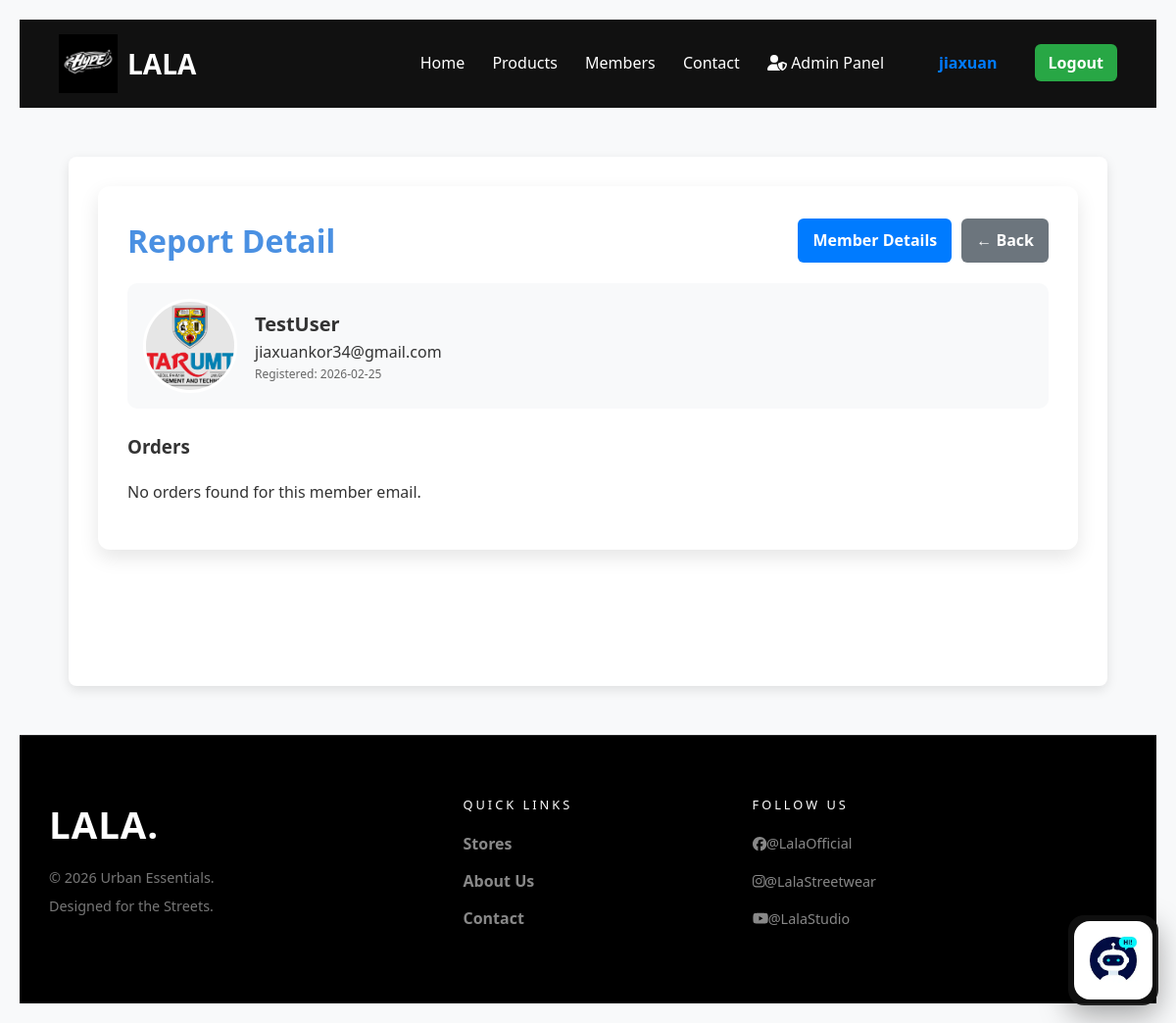
The page /public/member/report_detail.php?id=1 (signed in) on the database its author committed.
### tables this page shows
CREATE TABLE `users` (
  `id` int(11) NOT NULL,
  `username` varchar(50) NOT NULL,
  `email` varchar(100) NOT NULL,
  `phone_num` varchar(15) NOT NULL,
  `password` varchar(255) NOT NULL,
  `role` enum('user','admin') NOT NULL DEFAULT 'user',
  `profile_image` varchar(255) NOT NULL DEFAULT '/assets/image/logo/default.png',
  `created_at` timestamp NOT NULL DEFAULT current_timestamp(),
  `reset_token` varchar(255) DEFAULT NULL,
  `reset_expiry` datetime DEFAULT NULL,
  `updated_at` timestamp NULL DEFAULT current_timestamp() ON UPDATE current_timestamp()
);

### public/member/report_detail.php (the view, shortened to what this page needs)
<?php
require_once '../../config/db.php';
$id = filter_input(INPUT_GET, 'id', FILTER_VALIDATE_INT);
$mStmt = $_db->prepare("SELECT id, username, email, phone_num, role, profile_image, created_at FROM users WHERE id = ? LIMIT 1");
$mStmt->execute([$id]);
$member = $mStmt->fetch(PDO::FETCH_ASSOC);
$email = $member['email'] ?? '';
$orders = [];
$ordersError = '';
$orderDateCandidates = ['order_date', 'created_at'];
foreach ($orderDateCandidates as $orderDateCol) {
    try {
        $oStmt = $_db->prepare("SELECT * FROM orders WHERE email = ? ORDER BY {$orderDateCol} DESC");
        $oStmt->execute([$email]);
        $orders = $oStmt->fetchAll(PDO::FETCH_ASSOC);
        break;
    } catch (Throwable $e) {
        $ordersError = $e->getMessage();
    }
}
$appRoot = '';
$photo_src = trim((string)($member['profile_image'] ?? ''));
$photo_src = str_replace('\\', '/', $photo_src);
if ($photo_src === '') {
    $photo_src = $appRoot . "/assets/image/logo/default.png";
} else {
    $photo_src = $appRoot . '/' . ltrim($photo_src, '/');
}
$reg_date = isset($member['created_at']) ? date('Y-m-d', strtotime($member['created_at'])) : "N/A";
?>
<!DOCTYPE html>
<html lang="en">
<head>
    <link rel="stylesheet" href="member.css">
</head>
<body>
<?php include '../header.php'; ?>
<div class="container" style="margin-top: 50px; margin-bottom: 50px; min-height: 60vh; max-width: 1000px;">
    <div style="background: white; padding: 30px; border-radius: 12px; box-shadow: 0 8px 20px rgba(0,0,0,0.1);">
        <div style="display:flex; justify-content:space-between; align-items:center; gap:10px; flex-wrap:wrap;">
            <h2 style="margin:0;">Report Detail</h2>
            <div style="display:flex; gap:10px; flex-wrap:wrap;">
                <a href="detail.php?id=<?php echo (int)$member['id']; ?>" style="padding: 10px 15px; background: #007bff; color: white; text-decoration: none; border-radius: 6px; font-weight: bold;">Member Details</a>
                <a href="report.php" style="padding: 10px 15px; background: #6c757d; color: white; text-decoration: none; border-radius: 6px; font-weight: bold;">← Back</a>
            </div>
        </div>
        <div style="display:flex; gap:18px; align-items:center; margin-top: 18px; background:#f8f9fa; padding: 16px; border-radius: 10px;">
            <img src="<?php echo $photo_src; ?>" width="90" height="90" style="border-radius:50%; object-fit:cover; border: 3px solid #fff;">
            <div>
                <div style="font-size: 20px; font-weight: 800;"><?php echo htmlspecialchars($member['username'] ?? ''); ?></div>
                <div style="color:#333;"><?php echo htmlspecialchars($member['email'] ?? ''); ?></div>
                <div style="color:#666; font-size: 12px;">Registered: <?php echo htmlspecialchars($reg_date); ?></div>
            </div>
        </div>
        <h3 style="margin-top: 24px;">Orders</h3>
        <?php if ($ordersError !== '' && empty($orders)): ?>
            <p>Orders table is not ready in the current database.</p>
        <?php elseif (empty($orders)): ?>
            <p>No orders found for this member email.</p>
        <?php endif; ?>
    </div>
</div>
<?php include '../footer.php'; ?>
</body>
</html>

### public/member/member.css (style rules this page uses)
:root { --primary-color: #4a90e2; --secondary-color: #f3f4f6; --text-color: #333; --border-color: #ddd; --success-color: #28a745; --danger-color: #dc3545; }
body { font-family: 'Segoe UI', Tahoma, Geneva, Verdana, sans-serif; background-color: #f8f9fa; color: var(--text-color); line-height: 1.6; margin: 0; padding: 20px; }
.container { max-width: 800px; margin: 0 auto; background-color: #fff; padding: 30px; border-radius: 8px; box-shadow: 0 4px 12px rgba(0, 0, 0, 0.1); }
h2 { color: var(--primary-color); text-align: center; margin-bottom: 30px; font-size: 2rem; }
a { color: var(--primary-color); text-decoration: none; transition: color 0.3s; }

### rows shown on the page
users: profile_image (placeholder picture), username "TestUser", email "jiaxuankor34@gmail.com", created_at "2026-02-25"

### other values the page prints
$sessionUserName !== '' ? $sessionUserName : 'User' "jiaxuan"
